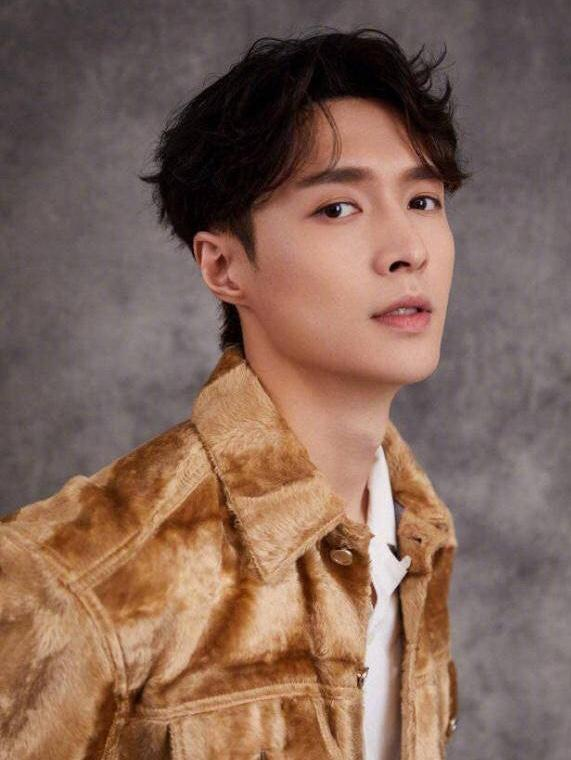
#> input picture Picture_turn_into_cartoon/timg.jpg, 571 x 760 px, found by its file name
$ python main.py
#> lines starting #> are read from the running program, lines starting #| are printed output that depends on the picture; after the words box and inside, x2 and y2 are one past the last pixel; in counts of white or black regions, pixels touching at a corner belong together
import cv2
import os
"""
色彩数量少，说明细节展示的不如色彩图片清晰
细节边缘比真实色彩图片清楚
"""

def Pic2Cartton(path,picture_name=None):
    dowmsampleNum = 2 # 金字塔下采样的次数
    bilateralNum = 11 # 不断的双边滤波的次数
    img = cv2.imread(path)
#> img is the input picture: shape (760, 571, 3); mean B, G, R 88.6, 101.9, 130.4
    shape = tuple(list(((i//4)*4 for i in img.shape))[:2])[::-1]
#> shape = (568, 760)
    img = cv2.resize(img,dsize=shape)
#> img: shape (760, 568, 3)
    imgColor = img
    # 通过不断的双边滤波来降低色彩的数量
    for i in range(dowmsampleNum):
        # 进行金字塔采样降低分辨率
        imgColor = cv2.pyrDown(imgColor)
#> this loop made 2 passes
#> pass 2, in Pic2Cartton, `imgColor = cv2.pyrDown(imgColor)`:
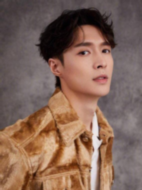
#> imgColor: shape (190, 142, 3); mean B, G, R 88.5, 101.7, 130.2
    for i in range(bilateralNum):
        # 利用较小的核不断进行双边滤波，减少图片样色
        imgColor = cv2.bilateralFilter(imgColor,d=9,sigmaColor=5,sigmaSpace=7)
    for i in range(dowmsampleNum):
        # 将图片进行上采样，到原始图片大小
        imgColor = cv2.pyrUp(imgColor)
#> this loop made 2 passes
#> pass 1, in Pic2Cartton, `imgColor = cv2.pyrUp(imgColor)`:
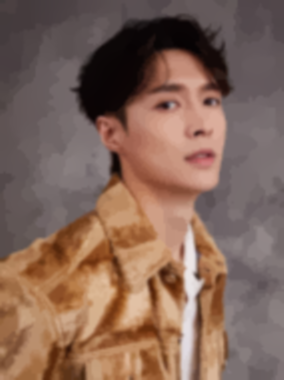
#> imgColor: shape (380, 284, 3); mean B, G, R 88.6, 101.9, 130.4
    cv2.imshow("imgColor",imgColor)

    imgBinary = cv2.cvtColor(img,cv2.COLOR_RGB2GRAY)
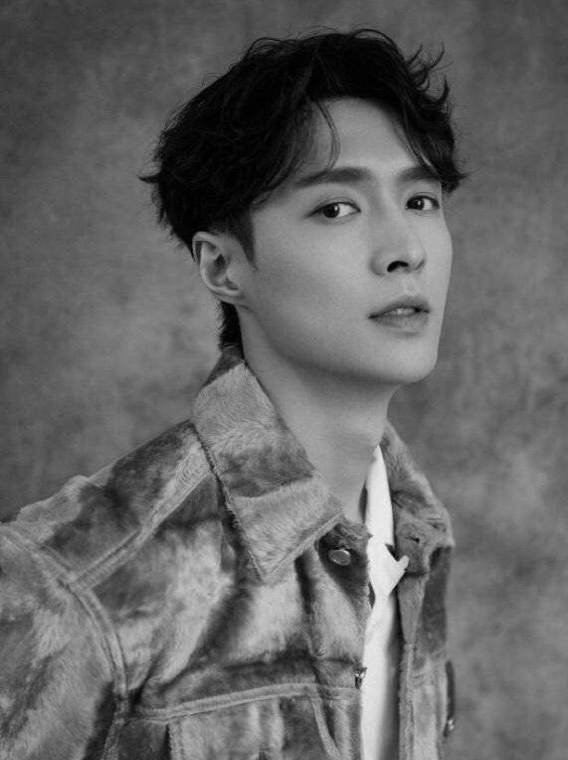
#> imgBinary: shape (760, 568); min 0, max 252, mean 101.1
    imgMedianBlur = cv2.medianBlur(imgBinary,7) #中值滤波来取出噪声点
    cv2.imshow('imgMedianBlur',imgMedianBlur)

    # 采用自适应阈值将灰度图二值化，提取边缘
    imgContour = cv2.adaptiveThreshold(imgMedianBlur,255,
                                       cv2.ADAPTIVE_THRESH_GAUSSIAN_C,
                                       cv2.THRESH_BINARY,blockSize=9,C=3)
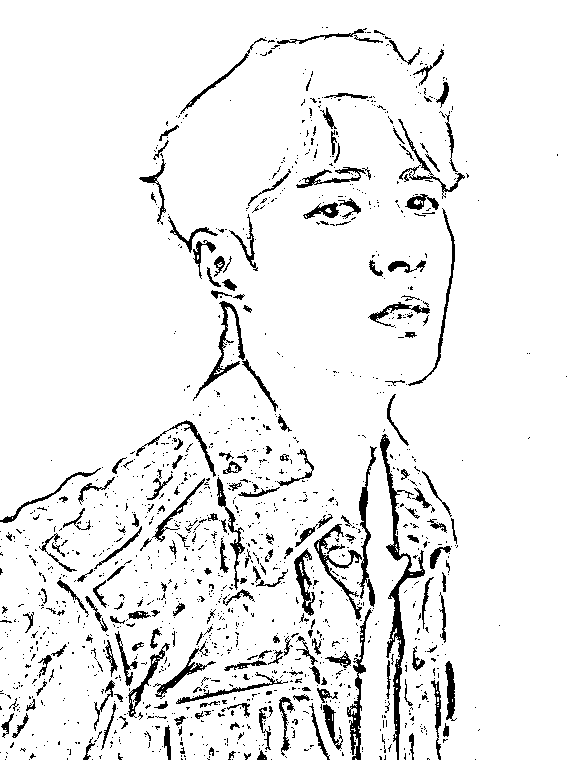
#> imgContour: shape (760, 568); 93% white; 1390 black regions (1179 under 20 px), largest, box (x1, y1, x2, y2) and area: (380, 434, 425, 760) 2111, (347, 608, 372, 760) 845, (359, 446, 377, 607) 780
    # cv2.imshow('imgContur',imgContour)
    # 转换回RGB三通道，方便与img_color进行与操作
    imgContour = cv2.cvtColor(imgContour,cv2.COLOR_GRAY2RGB)
    cv2.imshow('imgContour',imgContour)
    # 采用与操作，边缘保留黑色，其他位置保留img_color颜色
    img_cartoon = cv2.bitwise_and(imgColor,imgContour)
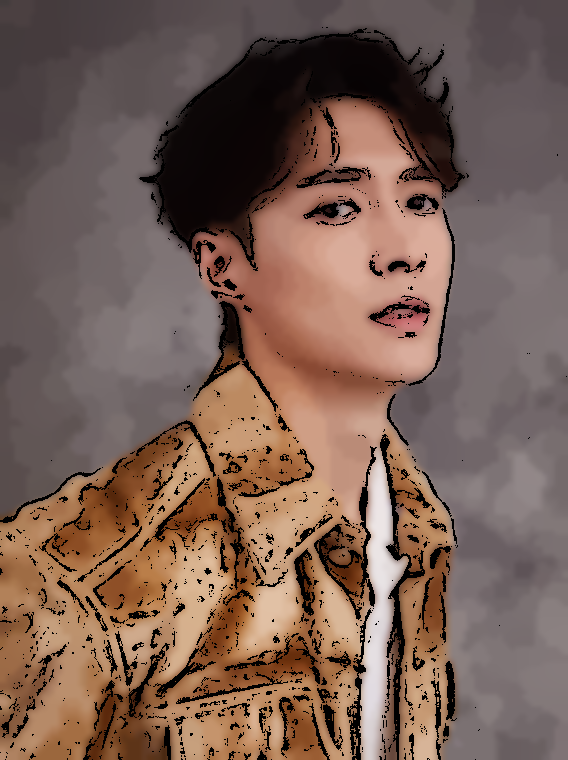
#> img_cartoon: shape (760, 568, 3); mean B, G, R 84, 95.4, 120.8
    filename ='{}'.format(picture_name)
    cv2.imshow('img_cartoon',img_cartoon)
    # cv2.imwrite(filename,img_cartoon)
    cv2.waitKey(0)
    cv2.destroyAllWindows()
    return filename

if __name__ == '__main__':
    Pic2Cartton(r"E:\github\python_toolbox\Picture_turn_into_cartoon\timg.jpg")

$ run again, with Picture_turn_into_cartoon/test..jpg copied over Picture_turn_into_cartoon/timg.jpg
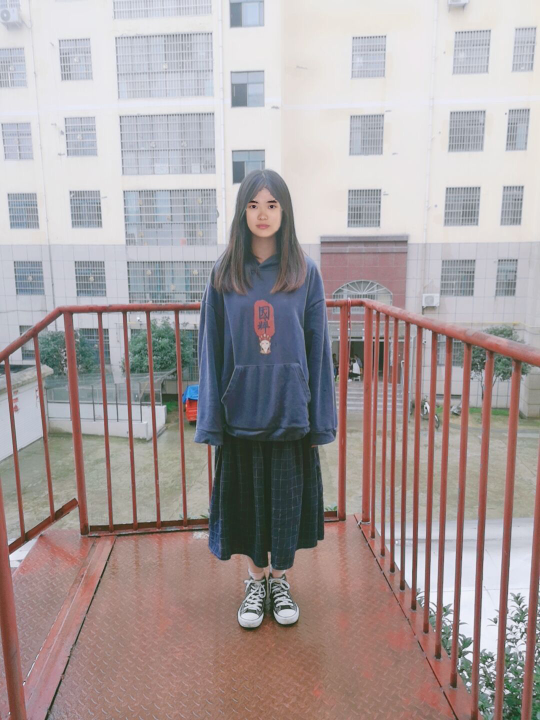
#> input picture Picture_turn_into_cartoon/test..jpg, 1080 x 1440 px, found by its file name (shown at 1/2 size)
#> in Pic2Cartton, img is the input picture: shape (1440, 1080, 3); mean B, G, R 157.1, 157, 167.7
#> in Pic2Cartton, `imgContour = cv2.adaptiveThreshold(imgMedianBlur,255, cv2.ADAPTIVE_THR..`:
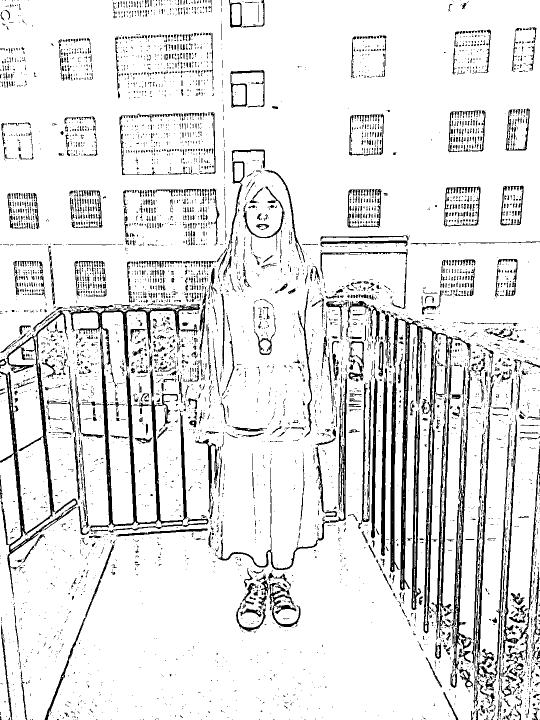
#> imgContour: shape (1440, 1080) (shown at 1/2 size); 89.2% white; 6141 black regions (5222 under 20 px), largest, box (x1, y1, x2, y2) and area: (0, 608, 417, 1196) 21982, (786, 635, 944, 1376) 20392, (436, 748, 695, 1140) 3800
#> in Pic2Cartton, `img_cartoon = cv2.bitwise_and(imgColor,imgContour)`:
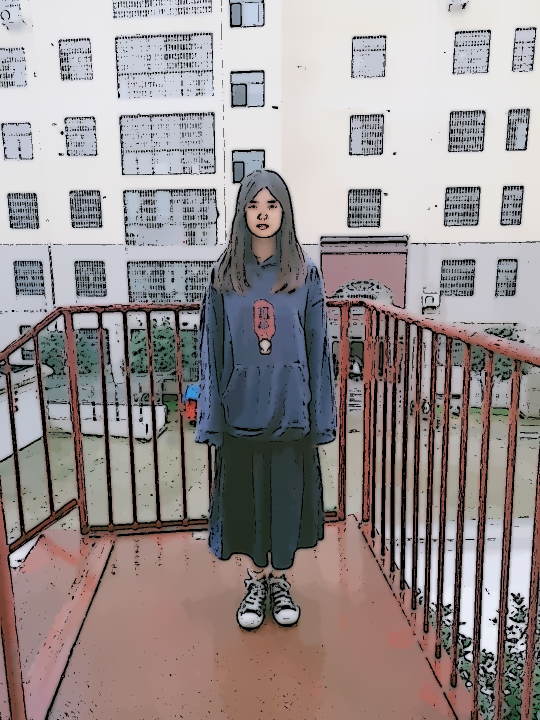
#> img_cartoon: shape (1440, 1080, 3) (shown at 1/2 size); mean B, G, R 143.7, 143.6, 152.4
